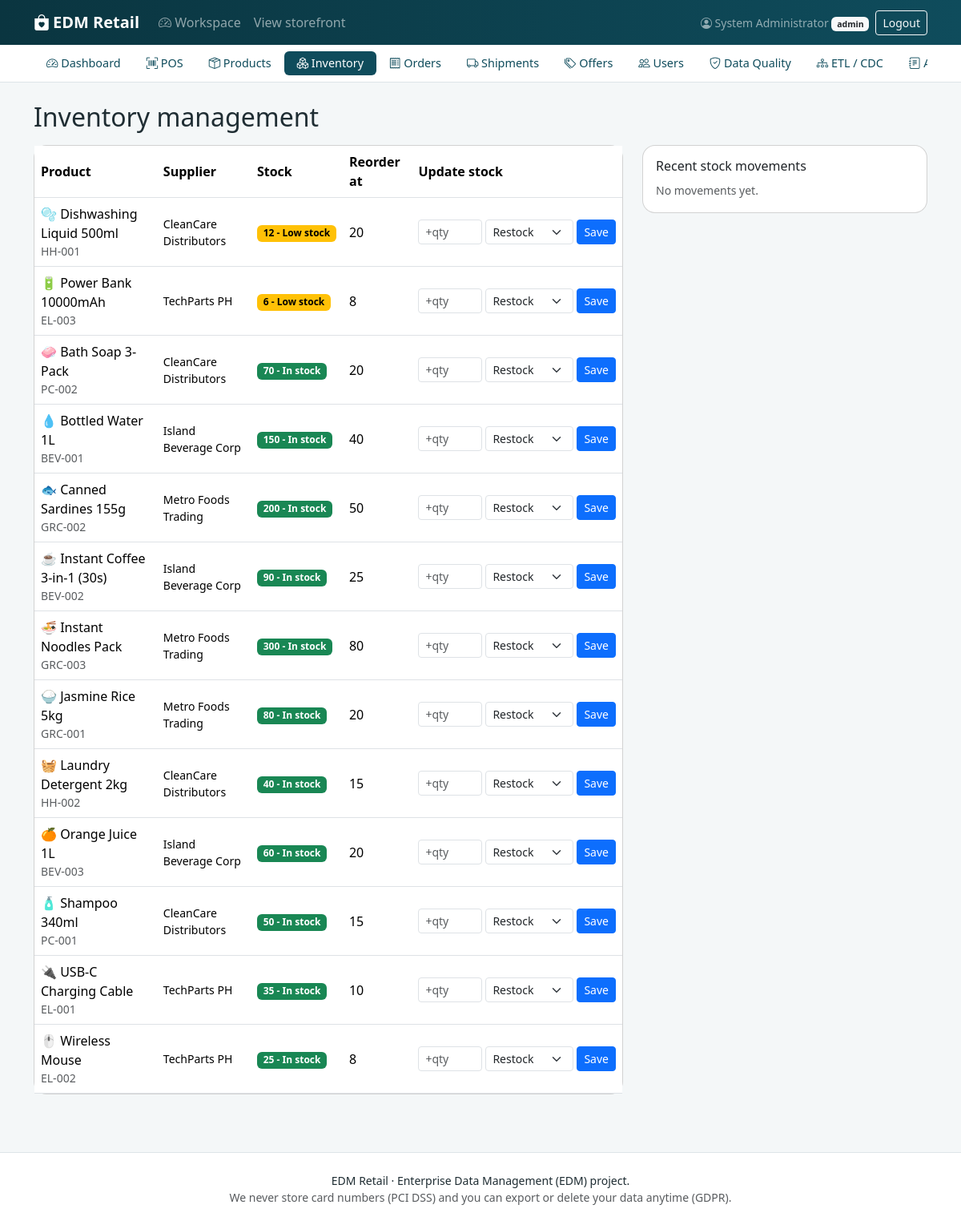
The page /admin/inventory.php (signed in) on the database its author committed.
### tables this page shows
CREATE TABLE products (                        
  id            INT AUTO_INCREMENT PRIMARY KEY,
  sku           VARCHAR(30)  NOT NULL UNIQUE,
  name          VARCHAR(150) NOT NULL,
  description   VARCHAR(500) NULL,
  category_id   INT NOT NULL,
  supplier_id   INT NULL,
  price         DECIMAL(10,2) NOT NULL,
  cost_price    DECIMAL(10,2) NOT NULL DEFAULT 0,
  stock_qty     INT NOT NULL DEFAULT 0,
  reorder_level INT NOT NULL DEFAULT 10,
  emoji         VARCHAR(10) NOT NULL DEFAULT '📦',
  is_active     TINYINT(1) NOT NULL DEFAULT 1,
  created_at    TIMESTAMP NOT NULL DEFAULT CURRENT_TIMESTAMP,
  FOREIGN KEY (category_id) REFERENCES categories(id),
  FOREIGN KEY (supplier_id) REFERENCES suppliers(id)
);

CREATE TABLE suppliers (
  id      INT AUTO_INCREMENT PRIMARY KEY,
  name    VARCHAR(120) NOT NULL,
  contact VARCHAR(120) NULL
);

### includes/functions.php (called while the page is built, shortened)
<?php
function e($v): string { return htmlspecialchars((string)$v, ENT_QUOTES, 'UTF-8'); }
function stock_status(int $qty, int $reorder): array
{
    if ($qty <= $reorder) return ['Low stock', 'warning'];
    return ['In stock', 'success'];
}

### admin/inventory.php (the view, shortened to what this page needs)
<?php
$pdo = db();
$list = $pdo->query('SELECT p.*, c.name category, s.name supplier FROM products p JOIN categories c ON c.id=p.category_id LEFT JOIN suppliers s ON s.id=p.supplier_id WHERE p.is_active=1 ORDER BY (p.stock_qty <= p.reorder_level) DESC, p.name')->fetchAll();
$moves = $pdo->query('SELECT m.*, p.name pname, u.name uname FROM stock_movements m JOIN products p ON p.id=m.product_id LEFT JOIN users u ON u.id=m.user_id ORDER BY m.id DESC LIMIT 12')->fetchAll();
require __DIR__ . '/../includes/header.php';
require __DIR__ . '/../includes/staff_nav.php';
?>
<div class="container py-4">
  <h2 class="mb-3">Inventory management</h2>
  <div class="row g-4">
    <div class="col-lg-8"><div class="card"><div class="table-responsive"><table class="table mb-0">
      <thead><tr><th>Product</th><th>Supplier</th><th>Stock</th><th>Reorder at</th><th>Update stock</th></tr></thead><tbody>
      <?php foreach ($list as $p): [$lbl, $col] = stock_status((int)$p['stock_qty'], (int)$p['reorder_level']); ?>
        <tr><td><?= e($p['emoji'] . ' ' . $p['name']) ?><div class="small text-muted"><?= e($p['sku']) ?></div></td><td class="small"><?= e($p['supplier']) ?></td>
          <td><span class="badge text-bg-<?= $col ?>"><?= (int)$p['stock_qty'] ?> - <?= $lbl ?></span></td><td><?= (int)$p['reorder_level'] ?></td>
          <td><form method="post" class="d-flex gap-1"><?= csrf_field() ?><input type="hidden" name="product_id" value="<?= (int)$p['id'] ?>">
            <input type="number" name="qty" class="form-control form-control-sm" style="width:80px" placeholder="+qty" required>
            <select name="reason" class="form-select form-select-sm" style="width:110px"><option value="restock">Restock</option><option value="adjustment">Adjust</option></select>
            <button class="btn btn-sm btn-primary">Save</button></form></td></tr>
      <?php endforeach; ?></tbody></table></div></div></div>
    <div class="col-lg-4"><div class="card"><div class="card-body"><h6>Recent stock movements</h6>
      <?php if (!$moves): ?><span class="small text-muted">No movements yet.</span><?php endif; ?></div></div></div>
  </div>
</div>
<?php require __DIR__ . '/../includes/footer.php'; ?>

### assets/css/style.css (style rules this page uses)
:root { --brand:#0f4c5c; --brand-dark:#0a3540; --accent:#f4a261; --soft:#f4f7f8; }
body { background: var(--soft); color:#1f2d33; }
.card { border-radius:1rem; }
.table > :not(caption) > * > * { vertical-align: middle; }

### rows shown on the page
products: emoji+name "🫧 Dishwashing Liquid 500ml", sku "HH-001", supplier.name "CleanCare Distributors", stock_qty "12", lbl "Low stock", reorder_level "20"
products: emoji+name "🔋 Power Bank 10000mAh", sku "EL-003", supplier.name "TechParts PH", stock_qty "6", lbl "Low stock", reorder_level "8"
products: emoji+name "🧼 Bath Soap 3-Pack", sku "PC-002", supplier.name "CleanCare Distributors", stock_qty "70", lbl "In stock", reorder_level "20"
products: emoji+name "💧 Bottled Water 1L", sku "BEV-001", supplier.name "Island Beverage Corp", stock_qty "150", lbl "In stock", reorder_level "40"
products: emoji+name "🐟 Canned Sardines 155g", sku "GRC-002", supplier.name "Metro Foods Trading", stock_qty "200", lbl "In stock", reorder_level "50"
products: emoji+name "☕ Instant Coffee 3-in-1 (30s)", sku "BEV-002", supplier.name "Island Beverage Corp", stock_qty "90", lbl "In stock", reorder_level "25"
products: emoji+name "🍜 Instant Noodles Pack", sku "GRC-003", supplier.name "Metro Foods Trading", stock_qty "300", lbl "In stock", reorder_level "80"
products: emoji+name "🍚 Jasmine Rice 5kg", sku "GRC-001", supplier.name "Metro Foods Trading", stock_qty "80", lbl "In stock", reorder_level "20"
products: emoji+name "🧺 Laundry Detergent 2kg", sku "HH-002", supplier.name "CleanCare Distributors", stock_qty "40", lbl "In stock", reorder_level "15"
products: emoji+name "🍊 Orange Juice 1L", sku "BEV-003", supplier.name "Island Beverage Corp", stock_qty "60", lbl "In stock", reorder_level "20"
products: emoji+name "🧴 Shampoo 340ml", sku "PC-001", supplier.name "CleanCare Distributors", stock_qty "50", lbl "In stock", reorder_level "15"
products: emoji+name "🔌 USB-C Charging Cable", sku "EL-001", supplier.name "TechParts PH", stock_qty "35", lbl "In stock", reorder_level "10"
products: emoji+name "🖱️ Wireless Mouse", sku "EL-002", supplier.name "TechParts PH", stock_qty "25", lbl "In stock", reorder_level "8"

### other values the page prints
APP_NAME "EDM Retail"
$u['name'] "System Administrator"
$u['role'] "admin"
$label "Dashboard"
$label "POS"
$label "Products"
$label "Inventory"
$label "Orders"
$label "Shipments"
$label "Offers"
$label "Users"
$label "Data Quality"
$label "ETL / CDC"
